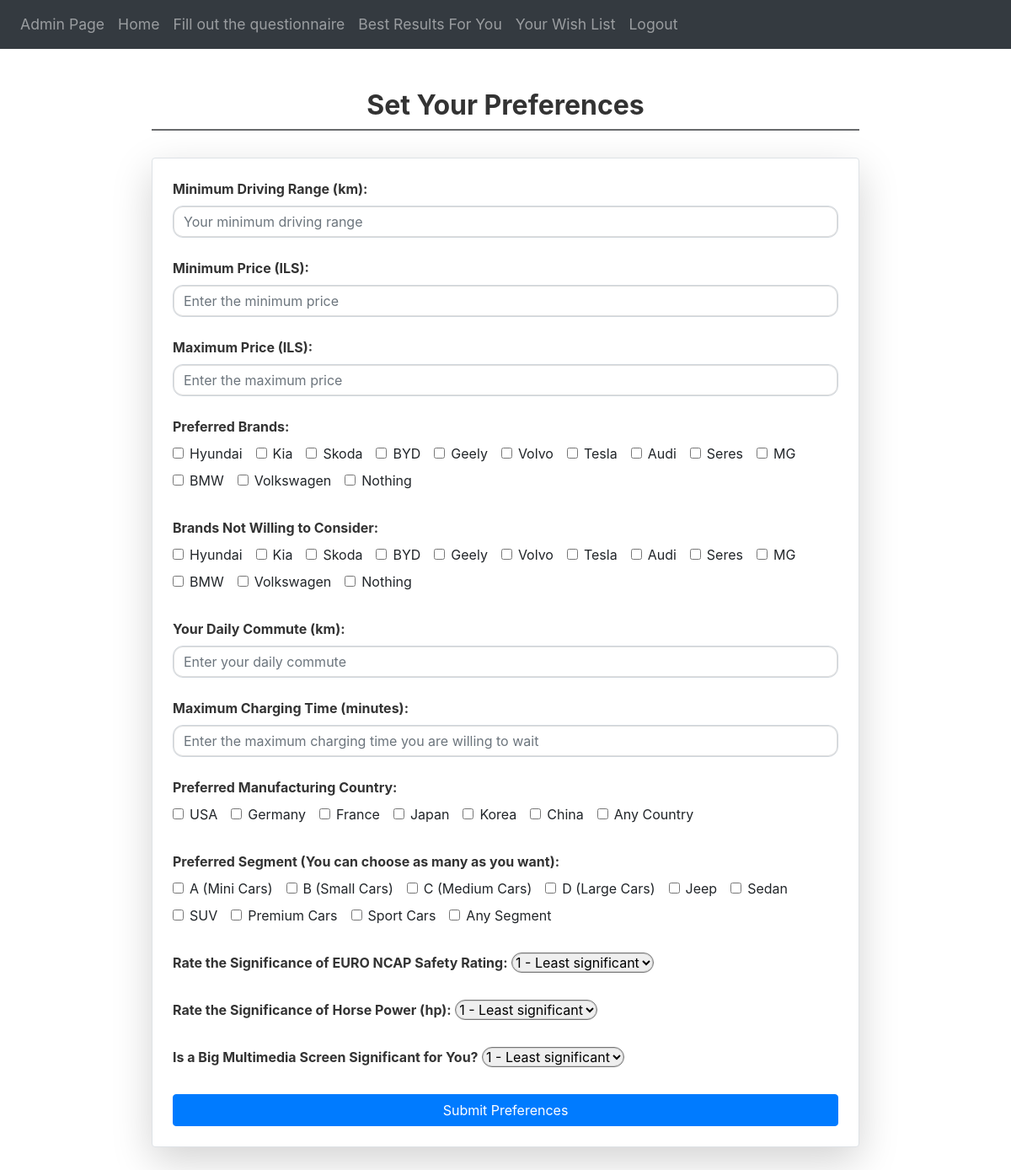
Page /preferences (signed in) on the committed database.
### website/models.py (models this page shows)
class CarBrand(db.Model):
    id = db.Column(db.Integer, primary_key=True)
    name = db.Column(db.String(100), unique=True)
    cars = db.relationship('Car', backref='brand', lazy=True)

### website/views.py (the view, shortened to what this page needs)
@views.route('/preferences', methods=['GET', 'POST'])
@login_required
def preferences():
    car_brands = CarBrand.query.all()
    return render_template("preferences.html", car_brands=car_brands,  user=current_user)

### website/__init__.py (called while the page is built)
def create_app():
    app = Flask(__name__)
    app.config['SECRET_KEY'] = 'hjshjhdjah kjshkjdhjs'
    app.config['SQLALCHEMY_DATABASE_URI'] = f'sqlite:///{DB_NAME}'
    db.init_app(app)
    migrate.init_app(app, db)
    from .views import views
    from .auth import auth
    from .admin import admin
    app.register_blueprint(views, url_prefix='/')
    app.register_blueprint(auth, url_prefix='/')
    app.register_blueprint(admin, url_prefix='/')
    from .models import User, Note
    if not path.exists('instance/' + DB_NAME):
        with app.app_context():
            db.create_all()
        print('Created Database!')
    else:
        print('Database exist!')
    login_manager = LoginManager()
    login_manager.login_view = 'auth.login'
    login_manager.init_app(app)
    @login_manager.user_loader
    def load_user(id):
        return User.query.get(int(id))
    return app

### website/templates/preferences.html (shortened to what this page needs)
{% extends "base.html" %}
{% block content %}
<div class="container mt-5">
    <h3 class="section-header text-center">Set Your Preferences</h3>
    <form id="preferencesForm" method="POST" class="p-4 border rounded shadow-lg bg-white">
        <div class="mb-4">
            <label for="minRange" class="form-label">Minimum Driving Range (km):</label>
            <input type="number" id="minRange" class="form-control" name="minRange"
                placeholder="Your minimum driving range" required>
        </div>
        <div class="mb-4">
            <label for="minPrice" class="form-label">Minimum Price (ILS):</label>
            <input type="number" id="minPrice" class="form-control" name="minPrice"
                placeholder="Enter the minimum price" required>
        </div>
        <div class="mb-4">
            <label for="maxPrice" class="form-label">Maximum Price (ILS):</label>
            <input type="number" id="maxPrice" class="form-control" name="maxPrice"
                placeholder="Enter the maximum price" required>
        </div>
        <div class="mb-4">
            <label class="form-label">Preferred Brands:</label>
            <div class="checkbox-group">
                {% for brand in car_brands %}
                <div class="form-check checkbox-inline">
                    <input type="checkbox" id="{{ brand.name }}" name="preferredBrands" value="{{ brand.name }}"
                        class="form-check-input">
                    <label for="{{ brand.name }}" class="form-check-label">{{ brand.name }}</label>
                </div>
                {% endfor %}
                <div class="form-check checkbox-inline">
                    <input type="checkbox" id="nothing" name="preferredBrands" value="nothing" class="form-check-input">
                    <label for="nothing" class="form-check-label">Nothing</label>
                </div>
            </div>
        </div>
        <div class="mb-4">
            <label class="form-label">Brands Not Willing to Consider:</label>
            <div class="checkbox-group">
                {% for brand in car_brands %}
                <div class="form-check checkbox-inline">
                    <input type="checkbox" id="{{ brand.name }}" name="no_way_brands" value="{{ brand.name }}"
                        class="form-check-input">
                    <label for="{{ brand.name }}" class="form-check-label">{{ brand.name }}</label>
                </div>
                {% endfor %}
                <div class="form-check checkbox-inline">
                    <input type="checkbox" id="nothing2" name="no_way_brands" value="nothing" class="form-check-input">
                    <label for="nothing2" class="form-check-label">Nothing</label>
                </div>
            </div>
        </div>
        <div class="mb-4">
            <label for="daily_commute" class="form-label">Your Daily Commute (km):</label>
            <input type="number" id="daily_commute" class="form-control" name="daily_commute"
                placeholder="Enter your daily commute" required>
        </div>
        <div class="mb-4">
            <label for="fastChargingMaxTime" class="form-label">Maximum Charging Time (minutes):</label>
            <input type="number" id="fastChargingMaxTime" class="form-control" name="fastChargingMaxTime"
                placeholder="Enter the maximum charging time you are willing to wait" required>
        </div>
        <div class="mb-4">
            <label class="form-label">Preferred Manufacturing Country:</label>
            <div class="checkbox-group">
                {% for country in ["USA", "Germany", "France", "Japan", "Korea", "China"] %}
                <div class="form-check checkbox-inline">
                    <input type="checkbox" id="{{ country }}" name="manufacturing_country" value="{{ country }}"
                        class="form-check-input">
                    <label for="{{ country }}" class="form-check-label">{{ country }}</label>
                </div>
                {% endfor %}
                <div class="form-check checkbox-inline">
                    <input type="checkbox" id="any_country" name="manufacturing_country" value="Any_Country"
                        class="form-check-input">
                    <label for="any_country" class="form-check-label">Any Country</label>
                </div>
            </div>
        </div>
        <div class="mb-4">
            <label class="form-label">Preferred Segment (You can choose as many as you want):</label>
            <div class="checkbox-group">
                {% for segment in ["A (Mini Cars)", "B (Small Cars)", "C (Medium Cars)", "D (Large Cars)", "Jeep",
                "Sedan", "SUV", "Premium Cars", "Sport Cars"] %}
                <div class="form-check checkbox-inline">
                    <input type="checkbox" id="{{ segment }}" name="car_segment" value="{{ segment }}"
                        class="form-check-input">
                    <label for="{{ segment }}" class="form-check-label">{{ segment }}</label>
                </div>
                {% endfor %}
                <div class="form-check checkbox-inline">
                    <input type="checkbox" id="any_segment" name="car_segment" value="Any_segment"
                        class="form-check-input">
                    <label for="any_segment" class="form-check-label">Any Segment</label>
                </div>
            </div>
        </div>
        <div class="mb-4">
            <label for="ncap_rating" class="form-label">Rate the Significance of EURO NCAP Safety Rating:</label>
            <select id="ncap_rating" name="ncap_rating" class="form-select" required>
                <option value="1">1 - Least significant</option>
            </select>
        </div>
        <div class="mb-4">
            <label for="horse_power_rating" class="form-label">Rate the Significance of Horse Power (hp):</label>
            <select id="horse_power_rating" name="horse_power_rating" class="form-select" required>
                <option value="1">1 - Least significant</option>
            </select>
        </div>
        <div class="mb-4">
            <label for="screen_size" class="form-label">Is a Big Multimedia Screen Significant for You?</label>
            <select id="screen_size" name="screen_size" class="form-select" required>
                <option value="1">1 - Least significant</option>
            </select>
        </div>
        <div class="text-center mt-4">
            <button type="submit" class="btn btn-primary w-100">Submit Preferences</button>
        </div>
    </form>
</div>
<br />
<br />
{% endblock %}

### website/templates/base.html (shortened to what this page needs)
<!DOCTYPE html>
<html>
<head>
  <link rel="stylesheet" href="https://stackpath.bootstrapcdn.com/bootstrap/4.4.1/css/bootstrap.min.css"
 />
  <link rel="stylesheet" href="https://stackpath.bootstrapcdn.com/font-awesome/4.7.0/css/font-awesome.min.css"
 />
</head>
<body>
  <nav class="navbar navbar-expand-lg navbar-dark bg-dark">
    <div class="collapse navbar-collapse" id="navbar">
      <div class="navbar-nav">
        {% if user.first_name == 'Admin' and user.email == 'admin@gmail.com' %}
        <a class="nav-item nav-link" id="home" href="/admin">Admin Page</a>
        {% endif %}
        {% if user.is_authenticated %}
        <a class="nav-item nav-link" id="home" href="/">Home</a>
        <a class="nav-item nav-link" id="preferences" href="/preferences">Fill out the questionnaire</a>
        <a class="nav-item nav-link" id="results" href="/results">Best Results For You</a>
        <a class="nav-item nav-link" id="wish-list" href="/wish-list">Your Wish List</a>
        <a class="nav-item nav-link" id="logout" href="/logout">Logout</a>
        {% else %}
        <a class="nav-item nav-link" id="login" href="/login">Login</a>
        <a class="nav-item nav-link" id="signUp" href="/sign-up">Sign Up</a>
        {% endif %}
      </div>
    </div>
  </nav>
  <div class="container">
    {% block content %}
    {% endblock %}
  </div>
</body>
</html>

### website/templates/base.html (style rules this page uses)
.navbar { font-size: 1.1rem; }
.nav-link { font-size: 1.1rem; transition: color 0.3s ease, background-color 0.3s ease, transform 0.3s ease; }

### website/templates/preferences.html (style rules this page uses)
.form-control, .form-select { border-radius: 0.75rem; box-shadow: inset 0 0 0 1px rgba(0, 0, 0, 0.125); transition: border-color 0.2s ease-in-out, box-shadow 0.2s ease-in-out; }
.btn-primary { background-color: #007bff; border-color: #007bff; transition: background-color 0.2s ease, border-color 0.2s ease; }
.form-check-label { margin-bottom: 0; }
.container { max-width: 900px; }
.form-label { font-weight: bold; color: #333; }
.border { border: 1px solid #dee2e6; }
.rounded { border-radius: 0.75rem; }
.shadow-lg { box-shadow: 0 0 0 0.2rem rgba(0, 0, 0, 0.2); }
.text-center { text-align: center; }
.w-100 { width: 100%; }
.section-header { font-size: 2rem; font-weight: 700; color: #333; border-bottom: 2px solid #686a6c; padding-bottom: 0.5rem; margin-bottom: 2rem; }
.form-check { margin-bottom: 0.5rem; }
.form-check-label { font-size: 1rem; }
.form-check-input { margin-right: 0.5rem; }
.checkbox-inline { display: inline-block; margin-right: 1rem; }
.checkbox-group { display: flex; flex-wrap: wrap; }

### rows in the picture
CarBrand: name "Hyundai"
CarBrand: name "Kia"
CarBrand: name "Skoda"
CarBrand: name "BYD"
CarBrand: name "Geely"
CarBrand: name "Volvo"
CarBrand: name "Tesla"
CarBrand: name "Audi"
CarBrand: name "Seres"
CarBrand: name "MG"
CarBrand: name "BMW"
CarBrand: name "Volkswagen"

### other values in the picture
{{ country }} "USA" "Germany" "France" "Japan" "Korea" "China"
{{ segment }} "A (Mini Cars)" "B (Small Cars)" "C (Medium Cars)" "D (Large Cars)" "Jeep" "Sedan" "SUV" "Premium Cars" "Sport Cars"
